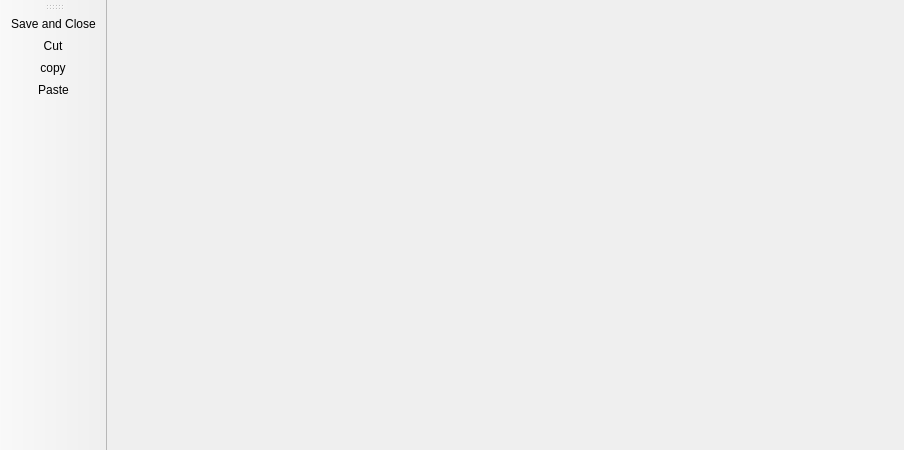
<?xml version="1.0" encoding="UTF-8"?>
<ui version="4.0">
 <class>SampleTable</class>
 <widget class="QMainWindow" name="SampleTable">
  <property name="geometry">
   <rect>
    <x>0</x>
    <y>0</y>
    <width>904</width>
    <height>450</height>
   </rect>
  </property>
  <property name="windowTitle">
   <string>SampleTable</string>
  </property>
  <widget class="QTableWidget" name="tableWidget">
   <property name="font">
    <font>
     <pointsize>12</pointsize>
     <weight>75</weight>
     <bold>true</bold>
    </font>
   </property>
   <property name="rowCount">
    <number>20</number>
   </property>
   <property name="columnCount">
    <number>9</number>
   </property>
   <attribute name="horizontalHeaderDefaultSectionSize">
    <number>90</number>
   </attribute>
   <row/>
   <row/>
   <row/>
   <row/>
   <row/>
   <row/>
   <row/>
   <row/>
   <row/>
   <row/>
   <row/>
   <row/>
   <row/>
   <row/>
   <row/>
   <row/>
   <row/>
   <row/>
   <row/>
   <row/>
   <column>
    <property name="text">
     <string>Title</string>
    </property>
    <property name="font">
     <font>
      <pointsize>12</pointsize>
      <weight>75</weight>
      <bold>true</bold>
     </font>
    </property>
   </column>
   <column>
    <property name="text">
     <string>Translation</string>
    </property>
    <property name="font">
     <font>
      <pointsize>12</pointsize>
      <weight>75</weight>
      <bold>true</bold>
     </font>
    </property>
   </column>
   <column>
    <property name="text">
     <string>Height</string>
    </property>
    <property name="font">
     <font>
      <pointsize>12</pointsize>
      <weight>75</weight>
      <bold>true</bold>
     </font>
    </property>
   </column>
   <column>
    <property name="text">
     <string>Phi Offset</string>
    </property>
    <property name="font">
     <font>
      <pointsize>12</pointsize>
      <weight>75</weight>
      <bold>true</bold>
     </font>
    </property>
   </column>
   <column>
    <property name="text">
     <string>Footprint</string>
    </property>
    <property name="font">
     <font>
      <pointsize>12</pointsize>
      <weight>75</weight>
      <bold>true</bold>
     </font>
    </property>
   </column>
   <column>
    <property name="text">
     <string>Resolution</string>
    </property>
    <property name="font">
     <font>
      <pointsize>12</pointsize>
      <weight>75</weight>
      <bold>true</bold>
     </font>
    </property>
   </column>
   <column>
    <property name="text">
     <string>Slit 3</string>
    </property>
    <property name="font">
     <font>
      <pointsize>12</pointsize>
      <weight>75</weight>
      <bold>true</bold>
     </font>
    </property>
   </column>
   <column>
    <property name="text">
     <string>Slit 4 (det)</string>
    </property>
    <property name="font">
     <font>
      <family>Segoe UI</family>
      <pointsize>12</pointsize>
      <weight>75</weight>
      <bold>true</bold>
     </font>
    </property>
   </column>
   <column>
    <property name="text">
     <string>Switch pos</string>
    </property>
    <property name="font">
     <font>
      <pointsize>12</pointsize>
      <weight>75</weight>
      <bold>true</bold>
     </font>
    </property>
   </column>
  </widget>
  <widget class="QToolBar" name="toolBar">
   <property name="windowTitle">
    <string>toolBar</string>
   </property>
   <attribute name="toolBarArea">
    <enum>LeftToolBarArea</enum>
   </attribute>
   <attribute name="toolBarBreak">
    <bool>false</bool>
   </attribute>
   <addaction name="actionSave_and_Close"/>
   <addaction name="actionCut"/>
   <addaction name="actionCopy"/>
   <addaction name="actionPaste"/>
   <addaction name="actionDeleteRow"/>
  </widget>
  <action name="actionCut">
   <property name="icon">
    <iconset resource="ScriptMax_resource.qrc">
     <normaloff>:/edit_cut.png</normaloff>:/edit_cut.png</iconset>
   </property>
   <property name="text">
    <string>Cut</string>
   </property>
   <property name="shortcut">
    <string>Ctrl+X</string>
   </property>
  </action>
  <action name="actionCopy">
   <property name="icon">
    <iconset>
     <normalon>:/copy (1).png</normalon>
    </iconset>
   </property>
   <property name="text">
    <string>copy</string>
   </property>
   <property name="shortcut">
    <string>Ctrl+C</string>
   </property>
  </action>
  <action name="actionPaste">
   <property name="icon">
    <iconset>
     <normalon>:/paste.png</normalon>
    </iconset>
   </property>
   <property name="text">
    <string>Paste</string>
   </property>
   <property name="shortcut">
    <string>Ctrl+V</string>
   </property>
  </action>
  <action name="actionDeleteRow">
   <property name="icon">
    <iconset>
     <normalon>:/delete_row.png</normalon>
    </iconset>
   </property>
   <property name="text">
    <string/>
   </property>
   <property name="iconText">
    <string/>
   </property>
   <property name="toolTip">
    <string>Delete</string>
   </property>
   <property name="shortcut">
    <string>Del</string>
   </property>
  </action>
  <action name="actionSave_and_Close">
   <property name="icon">
    <iconset resource="ScriptMax_resource.qrc">
     <normaloff>:/saveandclose.png</normaloff>
     <normalon>saveandclose.png</normalon>:/saveandclose.png</iconset>
   </property>
   <property name="text">
    <string>Save and Close</string>
   </property>
   <property name="toolTip">
    <string>&lt;html&gt;&lt;head/&gt;&lt;body&gt;&lt;p&gt;Save and Close (Esc)&lt;/p&gt;&lt;/body&gt;&lt;/html&gt;</string>
   </property>
   <property name="shortcut">
    <string>Esc</string>
   </property>
  </action>
 </widget>
 <resources>
  <include location="ScriptMax_resource.qrc"/>
 </resources>
 <connections/>
</ui>
